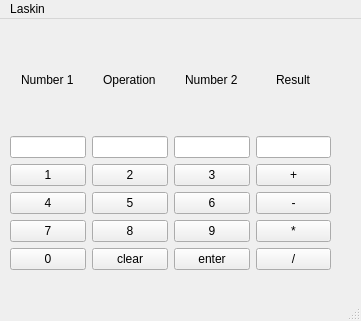
<?xml version="1.0" encoding="UTF-8"?>
<ui version="4.0">
 <class>MainWindow</class>
 <widget class="QMainWindow" name="MainWindow">
  <property name="geometry">
   <rect>
    <x>0</x>
    <y>0</y>
    <width>361</width>
    <height>321</height>
   </rect>
  </property>
  <property name="windowTitle">
   <string>MainWindow</string>
  </property>
  <widget class="QWidget" name="centralwidget">
   <widget class="QWidget" name="gridLayoutWidget">
    <property name="geometry">
     <rect>
      <x>10</x>
      <y>10</y>
      <width>321</width>
      <height>241</height>
     </rect>
    </property>
    <layout class="QGridLayout" name="gridLayout">
     <item row="2" column="1">
      <widget class="QPushButton" name="n2">
       <property name="text">
        <string>2</string>
       </property>
      </widget>
     </item>
     <item row="3" column="2">
      <widget class="QPushButton" name="n6">
       <property name="text">
        <string>6</string>
       </property>
      </widget>
     </item>
     <item row="1" column="3">
      <widget class="QLineEdit" name="resultLine"/>
     </item>
     <item row="1" column="0">
      <widget class="QLineEdit" name="num1Line"/>
     </item>
     <item row="5" column="1">
      <widget class="QPushButton" name="clear">
       <property name="text">
        <string>clear</string>
       </property>
      </widget>
     </item>
     <item row="0" column="2" alignment="Qt::AlignmentFlag::AlignHCenter">
      <widget class="QLabel" name="Num2Label">
       <property name="text">
        <string>Number 2</string>
       </property>
      </widget>
     </item>
     <item row="4" column="0">
      <widget class="QPushButton" name="n7">
       <property name="text">
        <string>7</string>
       </property>
      </widget>
     </item>
     <item row="5" column="2">
      <widget class="QPushButton" name="enter">
       <property name="text">
        <string>enter</string>
       </property>
      </widget>
     </item>
     <item row="0" column="3" alignment="Qt::AlignmentFlag::AlignHCenter">
      <widget class="QLabel" name="Num3Label">
       <property name="text">
        <string>Result</string>
       </property>
      </widget>
     </item>
     <item row="1" column="1">
      <widget class="QLineEdit" name="operandLine"/>
     </item>
     <item row="3" column="3">
      <widget class="QPushButton" name="sub">
       <property name="text">
        <string>-</string>
       </property>
      </widget>
     </item>
     <item row="0" column="0" alignment="Qt::AlignmentFlag::AlignHCenter">
      <widget class="QLabel" name="Num1Label">
       <property name="text">
        <string>Number 1</string>
       </property>
      </widget>
     </item>
     <item row="4" column="2">
      <widget class="QPushButton" name="n9">
       <property name="text">
        <string>9</string>
       </property>
      </widget>
     </item>
     <item row="2" column="0">
      <widget class="QPushButton" name="n1">
       <property name="text">
        <string>1</string>
       </property>
      </widget>
     </item>
     <item row="3" column="0">
      <widget class="QPushButton" name="n4">
       <property name="text">
        <string>4</string>
       </property>
      </widget>
     </item>
     <item row="2" column="2">
      <widget class="QPushButton" name="n3">
       <property name="text">
        <string>3</string>
       </property>
      </widget>
     </item>
     <item row="4" column="3">
      <widget class="QPushButton" name="mul">
       <property name="text">
        <string>*</string>
       </property>
      </widget>
     </item>
     <item row="1" column="2">
      <widget class="QLineEdit" name="num2Line"/>
     </item>
     <item row="2" column="3">
      <widget class="QPushButton" name="add">
       <property name="text">
        <string>+</string>
       </property>
      </widget>
     </item>
     <item row="5" column="3">
      <widget class="QPushButton" name="div">
       <property name="text">
        <string>/</string>
       </property>
      </widget>
     </item>
     <item row="4" column="1">
      <widget class="QPushButton" name="n8">
       <property name="text">
        <string>8</string>
       </property>
      </widget>
     </item>
     <item row="0" column="1" alignment="Qt::AlignmentFlag::AlignHCenter">
      <widget class="QLabel" name="OperandLabel">
       <property name="text">
        <string>Operation</string>
       </property>
      </widget>
     </item>
     <item row="3" column="1">
      <widget class="QPushButton" name="n5">
       <property name="text">
        <string>5</string>
       </property>
      </widget>
     </item>
     <item row="5" column="0">
      <widget class="QPushButton" name="n0">
       <property name="text">
        <string>0</string>
       </property>
      </widget>
     </item>
    </layout>
   </widget>
  </widget>
  <widget class="QMenuBar" name="menubar">
   <property name="geometry">
    <rect>
     <x>0</x>
     <y>0</y>
     <width>361</width>
     <height>25</height>
    </rect>
   </property>
   <widget class="QMenu" name="menuLaskin">
    <property name="title">
     <string>Laskin</string>
    </property>
   </widget>
   <addaction name="menuLaskin"/>
  </widget>
  <widget class="QStatusBar" name="statusbar"/>
 </widget>
 <resources/>
 <connections/>
</ui>
